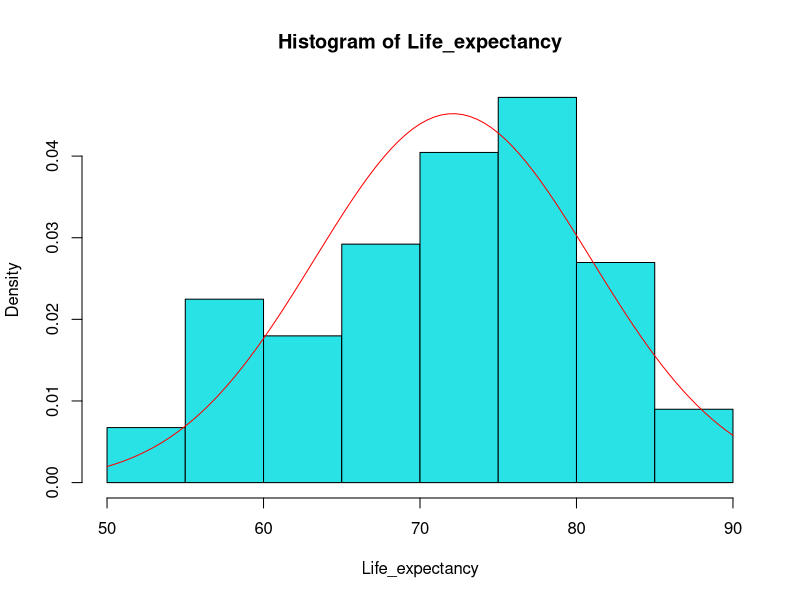
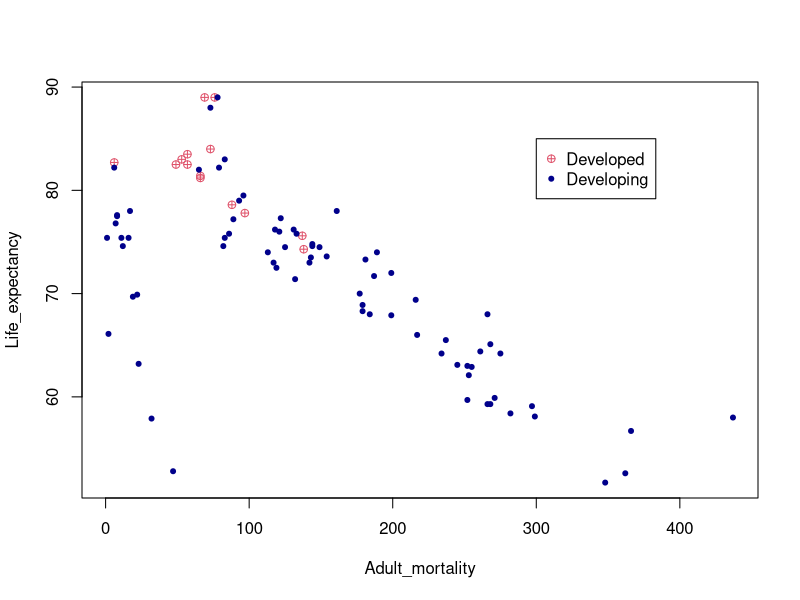

Source code (R) for these figures, in order:
rm(list=ls())
data<-read.table("Life_Expectancy_89countries.csv",sep = ',', header = TRUE)

names(data)

attach(data)

n = length(data$Country)

data

## PART I ########## LIFE EXPECTANCY  


# Q1
summary(Life_expectancy)

# Min. 1st Qu.  Median    Mean 3rd Qu.    Max. 
#   51.7    65.5    74.0    72.1    77.6    89.0

range(Life_expectancy) # 51.7 89.0


quantile(Life_expectancy, prob = c(0.25, 0.5, 0.75))
# 25%  50%  75% 
# 65.5 74.0 77.6

mean(Life_expectancy) # 72.10112

sd(Life_expectancy) # 8.82604

# Not a must to use the code above.
# as long as student can get the required values.


# Q2
hist(Life_expectancy, freq = FALSE, col = 5)
x <- seq(50,90,length.out = length(Life_expectancy)) 
y <- dnorm(x,mean(Life_expectancy),sd(Life_expectancy))
lines(x,y, col = "red")

# can use different code to get this figure



# Q3
# 99% CI for the population  mean of life expectancy:
CI = c(mean(Life_expectancy) - qt(0.995, (n-1))*sd(Life_expectancy)/sqrt(n)  ,
       mean(Life_expectancy) + qt(0.995, (n-1))*sd(Life_expectancy)/sqrt(n) )

CI # 69.63793 74.56432

# t.test(Life_expectancy, mu = 0, conf.level = 0.99)
# this t.test also could provide 99% CI for mean.





#    PART II   #################   Life_expectancy AND Adult_mortality

# Q4
cor(Life_expectancy, Adult_mortality) #-0.7066861



# Q5

plot(Adult_mortality,Life_expectancy, type = "n")

points(Adult_mortality[which (Status=="Developed")],Life_expectancy[which (Status=="Developed")],pch = 10, col = 2)

points(Adult_mortality[which (Status=="Developing")],Life_expectancy[which (Status=="Developing")],pch = 20, col = "darkblue")

legend(300, 85, legend = c("Developed", "Developing"),pch = c(10, 20), col = c(2, "darkblue"))

# not a must to use the code above. As long as student could get the figure correctly
# comment on the figure:in general, there is a negative relationship between. 
# Life expectancy and Adult mortality. The relationship appears NOT obviously linear.
# For developed contries, the relationship is strongly negative and seems linear.
# For developing countries, it's not clearly linear.



#    PART III   #################   Life_expectancy AND Alcohol


# Q6

cor(Life_expectancy, Alcohol)  #0.554


# Q7
al = rep(0,n)

for (i in 1:n){
if (Alcohol[i]<=3) {al[i] = 1}
else if (Alcohol[i] <=6) {al[i] = 2}
else if(Alcohol[i] <=9) {al[i] = 3}
else {al[i] = 4}

}


# Q8
tab = table(Status, al)
tab
# 9 developed countries has al = 4
# 46 developing countries has al = 1




# Q9: 
prop.table(tab, "Status")

# they might be associated: developed countries tend to consume more alcohol
# (64.28% of developed countries has level al = 4 
# while developing countries tend to consume less alcohol 
# (61.3% of developing country has level of al = 1).
# possible association between al and Status: 
# more developed contries consumehigher level of alcohol


# Q10

# HYPOTHESES:
# Ho: two variables are independent
# H1: two variables are associated


nc1 = tab[1,] ## Column 1
nc2 = tab[2,] ## Column 2

# SCORES
v<-c(1,0);  ## specifying the scores for columns ( 1 = developed, 0 = developing)
u<-c(1,2,3,5) #higher scores for higher alcohol consumption



# TEST STATISTIC CALCULATION and NULL DISTRIBUTION

rsum<-nc1+nc2;  ## Row sums
csum<-c(sum(nc1),sum(nc2)); ## Column sums
n<-sum(csum)  ## total cell counts

rowp<-rsum/n  ## margin prob for rows
colp<-csum/n  ## margin prob for columns

pc1<-rsum*csum[1]/n;  ## prediction of Column 1
pc2<-rsum*csum[2]/n;  ## prediction of Column 2


ubar=sum(u*rowp);  ## weighted average scores for rows
vbar<-sum(v*colp);  ## weighted average scores for columns
CV<-sum(c(sum((u-ubar)*nc1/n),sum((u-ubar)*nc2/n))*(v-vbar))  ## weighted covariance

V1<-sum((u-ubar)^2*rsum/n); ## weighted variance for rows' scores
V2<-sum((v-vbar)^2*csum/n);  ## weighted variance for columns' scores

r<-CV/sqrt(V1*V2)  ## weighted correlation
r # 0.5652266

M<-sqrt(n-1)*r  ## Normalized test statistic
M # 5.302295

# TEST STATITSIC is M^2, which has CHI-SQUARE_1 DISTRIBUTION
M^2  #28.11434


# P-VALUE

#Test P-value (2 sided p-value)
1-pchisq(M^2,1)

# p-value  = 1.143556e-07 is very small. 

#CONCLUSION:

# Data provide very strong evidence against Ho. 
# That means, the status of a country and the level of alcohol might not be independent




############  ANOTHER WAY TO GET THE TEST IN Q10:


Input =(
"Status   Developed    Developing
al                       
1         3            46
2         0            12
3         2            14
4         9            3
")

set = as.table(read.ftable(textConnection(Input)))

set

library(coin)
test = lbl_test(set,scores = list(Status = c(1,0), al = c(1,2,3,5)))

test
